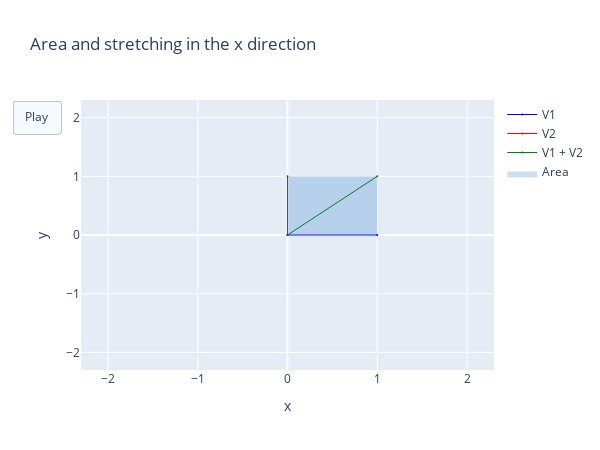

The notebook cell this image was saved under:
### Code cell
# Scale in the y direction

fig2 = create_animation(unit1, unit2, [
    np.array([[1, 0], [0, y]]) for y in np.linspace(1, 2, 50)
])
fig2.show()

### Figure 1 — Plotly figure (JSON) as saved in the notebook; plotly's stock layout.template omitted (floating-point values rounded to 4 significant figures)
{"data": [{"line": {"color": "blue", "width": 1}, "marker": {"size": 2}, "mode": "lines+markers", "name": "V1", "type": "scatter", "x": [0, 1], "y": [0, 0]}, {"line": {"color": "red", "width": 1}, "marker": {"size": 2}, "mode": "lines+markers", "name": "V2", "type": "scatter", "x": [0, 0], "y": [0, 1]}, {"line": {"color": "green", "width": 1}, "marker": {"size": 2}, "mode": "lines+markers", "name": "V1 + V2", "type": "scatter", "x": [0, 1], "y": [0, 1]}, {"fill": "toself", "fillcolor": "rgba(0, 100, 200, 0.2)", "line": {"color": "rgba(255,255,255,0)"}, "name": "Area", "type": "scatter", "x": [0, 1, 1, 0, 0], "y": [0, 0, 1, 1, 0]}], "layout": {"height": 450, "showlegend": true, "title": {"text": "Area and stretching in the x direction"}, "updatemenus": [{"buttons": [{"args": [null, {"frame": {"duration": 50, "redraw": false}, "fromcurrent": true, "transition": {"duration": 10}}], "label": "Play", "method": "animate"}], "type": "buttons"}], "width": 600, "xaxis": {"range": [-2.3, 2.3], "title": {"text": "x"}}, "yaxis": {"range": [-2.3, 2.3], "title": {"text": "y"}}}}
